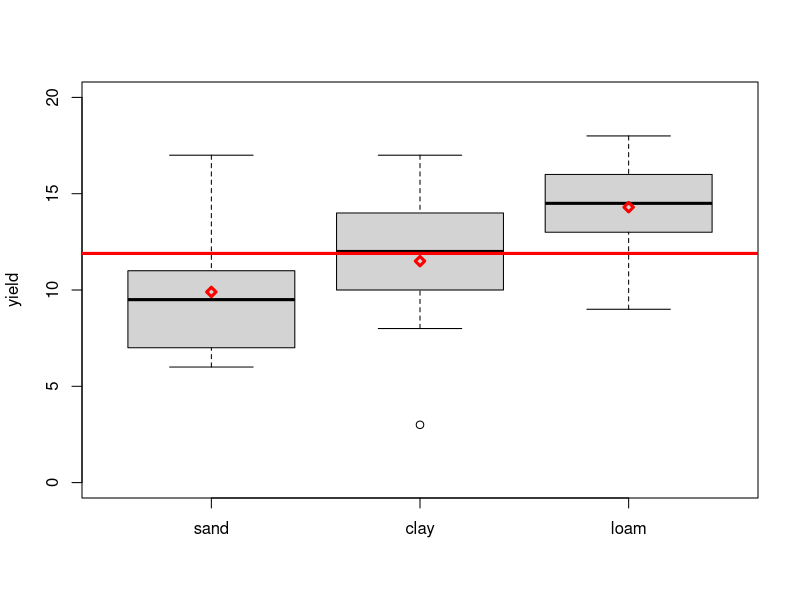

Here is the R script that generated this plot: (Note: this script raises an error after producing the figure.)
## ---- chunk 1
# load yields data
yields <- read.table("data/yields.txt",header=T)
# means per soil type
mu_j <- sapply(list(yields$sand,yields$clay,yields$loam),mean)
# overall mean
mu <- mean(mu_j)
## ---- chunk 2
# boxplots of yield per soil type
boxplot(yields, ylim = c(0, 20), ylab = "yield")
abline(h = mu, lwd = 3, col = "red")
points(seq(1,3), mu_j, pch = 23, lwd = 3, col = "red")
## ---- chunk 3
knitr::include_graphics(c('figs/anova_ssy.png','figs/anova_sse.png'))
## ---- chunk 4
yields
## ---- chunk 5
yields2 <- data.frame(yield = c(yields$sand, yields$clay, yields$loam),
                      clay = c(rep(0,10), rep(1,10), rep(0,10)),
                      loam = c(rep(0,10), rep(0,10), rep(1,10)))
yields2
## ---- chunk 6
knitr::include_graphics('figs/yields3d.jpg')
## ---- chunk 7
knitr::include_graphics(c('figs/perfect_ssy.jpg','figs/perfect_sse.jpg'))
## ---- chunk 8
# define constants
n <- 30
k <- 3
n_j <- 10
# means per soil type
mu_j <- sapply(list(yields$sand,yields$clay,yields$loam),mean)
mu_j
# overall mean
mu <- mean(mu_j)
mu
# effect size
a_j <- mu_j - mu
a_j
# SSE
SSE <- sum(sapply(list(yields$sand,yields$clay,yields$loam),function (x) sum((x-mean(x))^2) ))
SSE
# error variance
s2 <- SSE/(n-k)
s2
# standard error of individual means
# here the same across factor levels as n_j is homogeneous
s_mu_j <- sqrt(s2/n_j)
s_mu_j
## ---- chunk 9
# differences of means
delta_mu_j <- c(mu_j[2]-mu_j[1],mu_j[3]-mu_j[1],mu_j[3]-mu_j[2])
delta_mu_j
# standard error of differences
# here the same across factor levels as n_j is homogeneous
s_delta_mu_j <- sqrt(2*s2/n_j)
s_delta_mu_j
# t-test statistics
t_s <- delta_mu_j/s_delta_mu_j
t_s
# p-values
pvalue <- 2*(1-pt(t_s,20-2))
pvalue
